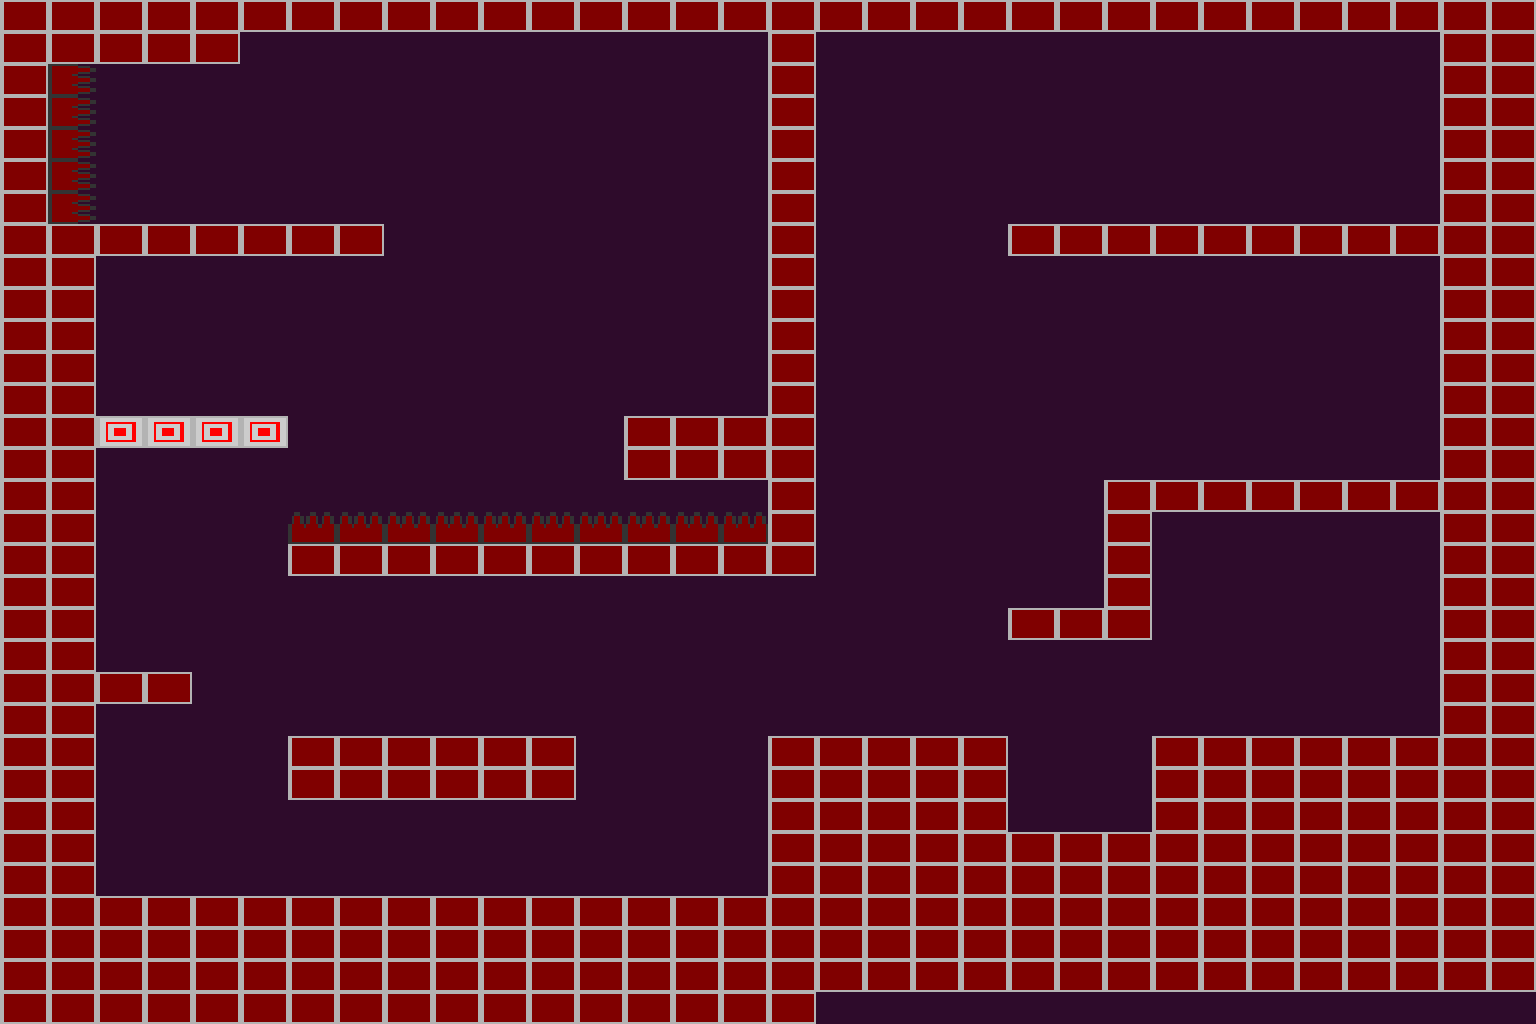

A level layout from a 2D game, rendered from its tile map. Below: a short description, then the map file with tile-grid data replaced by summaries:
An orthogonal 32x32 tile map with 48x32 px tiles, 3 tile layers (background, ladders, platforms) and 14 objects (4x Slime, 3x EndLevel, CheckPoint, LevelStartCamera, Tree, ...).

<map version="1.0" orientation="orthogonal" width="32" height="32" tilewidth="48" tileheight="32" backgroundcolor="#2e0b2b">
 <properties>
  <property name="LevelType" value="NoMachine" />
  <property name="Lighting" value="Dark" />
  <property name="Title" value="Fast Times at Redstone High" />
 </properties>
 <tileset firstgid="1" name="level_tiles" tilewidth="48" tileheight="32">
  <image source="level_tiles_2.png" width="192" height="128" />
 </tileset>
 <layer name="background" width="32" height="32">
  <data>[1024 cells, 0 non-empty, 0 distinct tile ids]</data>
 </layer>
 <layer name="ladders" width="32" height="32">
  <data>[1024 cells, 0 non-empty, 0 distinct tile ids]</data>
 </layer>
 <layer name="platforms" width="32" height="32">
  <data>[1024 cells, 406 non-empty, 4 distinct tile ids]</data>
 </layer>
 <objectgroup name="objects" width="32" height="32">
  <object name="CheckPoint1" type="CheckPoint" x="144" y="192" width="48" height="32" />
  <object name="EndLevel" type="EndLevel" x="1344" y="704" width="48" height="32">
   <properties>
    <property name="Clone" value="1" />
    <property name="State" value="500" />
    <property name="Time" value="50" />
   </properties>
  </object>
  <object name="LevelStartCamera" type="LevelStartCamera" x="1200" y="592" width="48" height="32" />
  <object name="EndLevel" type="EndLevel" x="1296" y="704" width="48" height="32">
   <properties>
    <property name="Clone" value="0" />
    <property name="State" value="500" />
    <property name="Time" value="40" />
   </properties>
  </object>
  <object name="EndLevel" type="EndLevel" x="1392" y="704" width="48" height="32">
   <properties>
    <property name="Clone" value="2" />
    <property name="State" value="500" />
    <property name="Time" value="75" />
   </properties>
  </object>
  <object name="Tree" type="Tree" x="1296" y="512" width="48" height="32">
   <properties>
    <property name="Base" value="LightBulb" />
    <property name="Light" value="Alarm" />
    <property name="LightRange" value="1.0" />
    <property name="startDir" value="-1" />
   </properties>
  </object>
  <object name="Slime" type="Slime" x="816" y="384" width="48" height="32">
   <properties>
    <property name="Speed" value="1.0" />
    <property name="StartDir" value="-1" />
    <property name="Vertical" value="L" />
   </properties>
  </object>
  <object name="Collectibles" type="Collectibles" x="1104" y="448" width="48" height="32">
   <properties>
    <property name="CollectType" value="OneEnergy" />
   </properties>
  </object>
  <object name="Slime" type="Slime" x="336" y="864" width="48" height="32">
   <properties>
    <property name="Speed" value="1.0" />
    <property name="StartDir" value="1" />
   </properties>
  </object>
  <object name="Slime" type="Slime" x="720" y="800" width="48" height="32">
   <properties>
    <property name="Speed" value="1.0" />
    <property name="StartDir" value="1" />
    <property name="Vertical" value="R" />
   </properties>
  </object>
  <object name="Seeker" type="Seeker" x="672" y="352" width="48" height="32">
   <properties>
    <property name="Speed" value="1.0" />
   </properties>
  </object>
  <object name="Slime" type="Slime" x="1296" y="448" width="48" height="32">
   <properties>
    <property name="Speed" value="1.0" />
    <property name="StartDir" value="1" />
   </properties>
  </object>
  <object name="MovingBlock" type="MovingBlock" x="1008" y="704" width="48" height="32">
   <properties>
    <property name="Move" value="Vertical" />
    <property name="PauseBottom" value="-1" />
    <property name="PauseTop" value="0.25" />
    <property name="Speed" value="1.0" />
    <property name="StartDir" value="-1" />
    <property name="StartState" value="0" />
    <property name="Switch" value="1" />
   </properties>
  </object>
  <object name="Switch" type="Switch" x="1344" y="192" width="48" height="32">
   <properties>
    <property name="Code" value="1" />
    <property name="State" value="0" />
   </properties>
  </object>
 </objectgroup>
</map>
